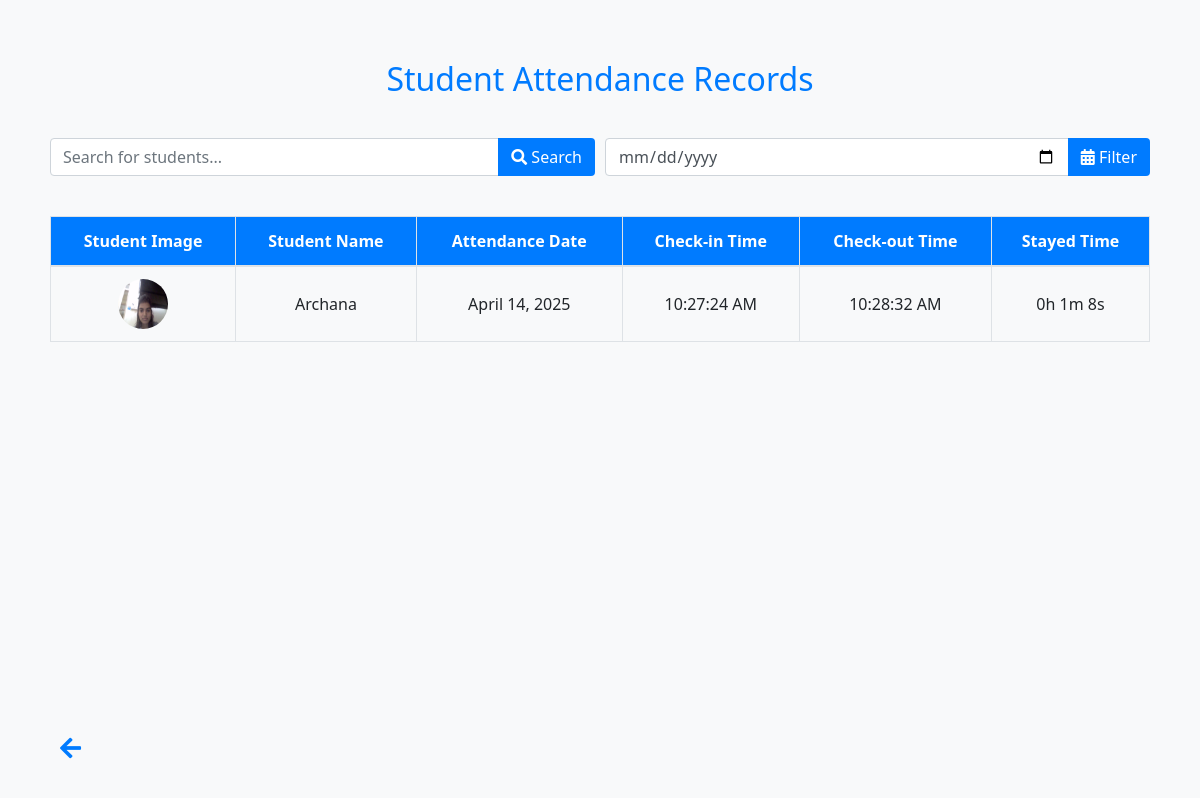
The page /students/attendance/ on the database its author committed.
### app1/models.py (models this page shows, shortened)
class Attendance(models.Model):
    student = models.ForeignKey(Student, on_delete=models.CASCADE)
    date = models.DateField()
    check_in_time = models.DateTimeField(null=True, blank=True)
    check_out_time = models.DateTimeField(null=True, blank=True)
    def calculate_duration(self):
        if self.check_in_time and self.check_out_time:
            duration = self.check_out_time - self.check_in_time
            hours, remainder = divmod(duration.total_seconds(), 3600)
            minutes, seconds = divmod(remainder, 60)
            return f"{int(hours)}h {int(minutes)}m {int(seconds)}s"
        return None

class Student(models.Model):
    name = models.CharField(max_length=255)
    email = models.EmailField(max_length=255)
    phone_number = models.CharField(max_length=15)
    student_class = models.CharField(max_length=100)
    image = models.ImageField(upload_to='students/')
    authorized = models.BooleanField(default=False)

### app1/views.py (the view)
# urls.py: path('students/attendance/', views.student_attendance_list, name='student_attendance_list'),
def student_attendance_list(request):
    search_query = request.GET.get('search', '')
    date_filter = request.GET.get('attendance_date', '')
    students = Student.objects.all()
    if search_query:
        students = students.filter(name__icontains=search_query)
    student_attendance_data = []
    for student in students:
        attendance_records = Attendance.objects.filter(student=student)
        if date_filter:
            attendance_records = attendance_records.filter(date=date_filter)
        attendance_records = attendance_records.order_by('date')
        student_attendance_data.append({
            'student': student,
            'attendance_records': attendance_records
        })
    context = {
        'student_attendance_data': student_attendance_data,
        'search_query': search_query,  # Pass the search query to the template
        'date_filter': date_filter       # Pass the date filter to the template
    }
    return render(request, 'student_attendance_list.html', context)

### templates/student_attendance_list.html (shortened to what this page needs)
<!DOCTYPE html>
<html lang="en">
<head>
    <link rel="stylesheet" href="https://stackpath.bootstrapcdn.com/bootstrap/4.5.2/css/bootstrap.min.css">
    <link rel="stylesheet" href="https://cdnjs.cloudflare.com/ajax/libs/font-awesome/5.15.3/css/all.min.css">
</head>
<body>
<div class="container">
    <h2 class="heading">Student Attendance Records</h2>
    <form method="get" class="filter-container">
        <div class="input-group">
            <input type="text" name="search" class="form-control" placeholder="Search for students..." value="{{ search_query }}">
            <div class="input-group-append">
                <button class="btn btn-custom" type="submit"><i class="fas fa-search"></i> Search</button>
            </div>
        </div>
        <div class="input-group">
            <input type="date" name="attendance_date" class="form-control" value="{{ date_filter }}">
            <div class="input-group-append">
                <button class="btn btn-custom" type="submit"><i class="fas fa-calendar-alt"></i> Filter</button>
            </div>
        </div>
    </form>
    <div class="table-responsive attendance-table">
        <table class="table table-bordered table-hover">
            <thead>
                <tr>
                    <th>Student Image</th>
                    <th>Student Name</th>
                    <th>Attendance Date</th>
                    <th>Check-in Time</th>
                    <th>Check-out Time</th>
                    <th>Stayed Time</th>
                </tr>
            </thead>
            <tbody>
                {% for data in student_attendance_data %}
                    {% for attendance in data.attendance_records %}
                    <tr>
                        <td>
                            {% if data.student.image %}
                                <img src="{{ data.student.image.url }}" alt="{{ data.student.name }}" style="width: 50px; height: 50px; border-radius: 50%;">
                            {% else %}
                                No Image
                            {% endif %}
                        </td>
                        <td>{{ data.student.name }}</td>
                        <td>{{ attendance.date }}</td>
                        <td>{{ attendance.check_in_time|date:"h:i:s A" }}</td>
                        <td>{{ attendance.check_out_time|date:"h:i:s A" }}</td>
                        <td>
                            {% if attendance.check_in_time and attendance.check_out_time %}
                                {{ attendance.calculate_duration }}
                            {% else %}
                                Not Checked Out
                            {% endif %}
                        </td>
                    </tr>
                    {% endfor %}
                {% endfor %}
            </tbody>
        </table>
    </div>
    <div class="footer">
        <i class="fas fa-arrow-left back-icon" onclick="location.href='/'"></i>
    </div>
</div>
</body>
</html>

### templates/student_attendance_list.html (style rules this page uses)
body, html { margin: 0; padding: 0; font-family: 'Segoe UI', Tahoma, Geneva, Verdana, sans-serif; background-color: #f8f9fa; color: #343a40; }
.container { padding: 20px; min-height: 100vh; display: flex; flex-direction: column; }
.table-responsive { margin-top: 20px; flex-grow: 1; }
.table thead th { vertical-align: middle; text-align: center; background-color: #007bff; color: white; }
.table td, .table th { vertical-align: middle; text-align: center; }
.heading { text-align: center; margin: 40px 0; color: #007bff; }
.footer { margin-top: auto; padding: 10px 0; text-align: left; }
.back-icon { padding: 10px; font-size: 1.5em; color: #007bff; cursor: pointer; transition: color 0.3s ease; }
.filter-container { display: flex; justify-content: space-between; margin-bottom: 20px; }
.filter-container .input-group { flex: 1; margin-right: 10px; }
.filter-container .input-group:last-child { margin-right: 0; }
.btn-custom { background-color: #007bff; color: white; }

### rows shown on the page
Student: student.name "Archana"
Attendance: student.image (picture), date "April 14, 2025", check_in_time "10:27:24 AM", check_out_time "10:28:32 AM", calculate_duration "0h 1m 8s"
